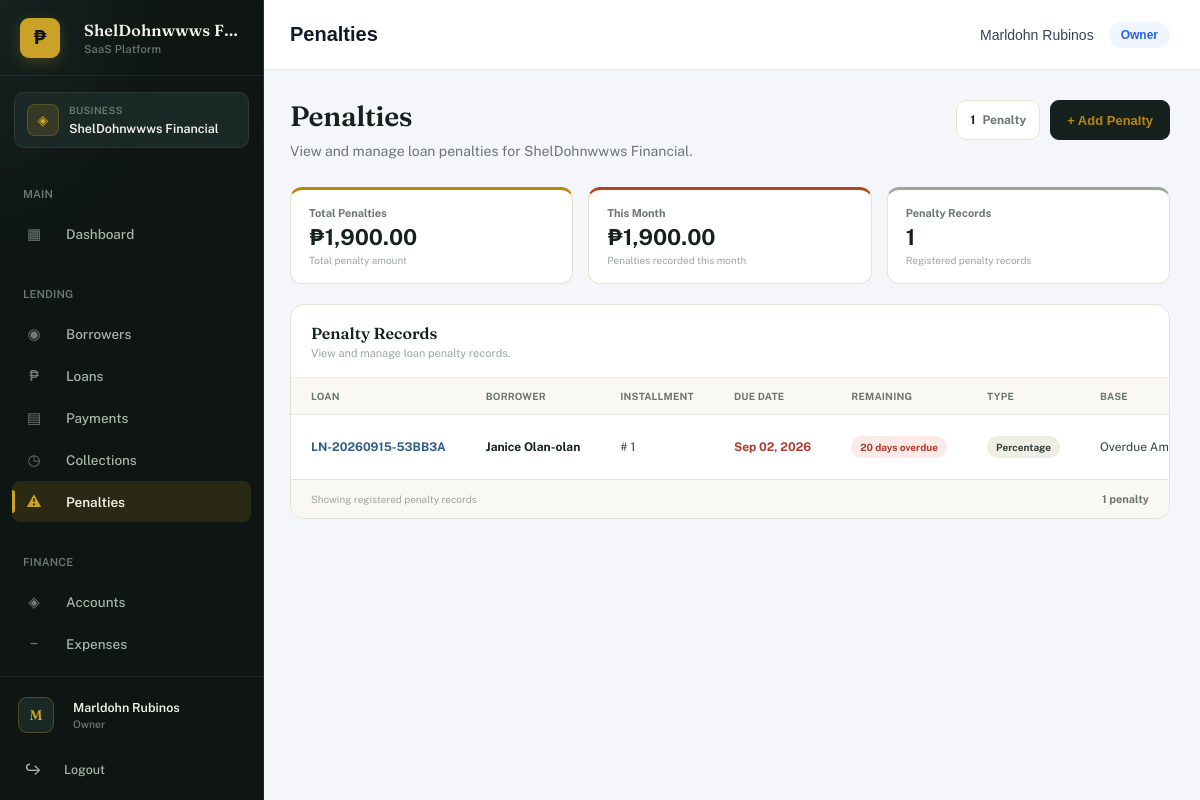
The page /public/index.php?url=penalties (signed in) on the database its author committed.
### tables this page shows
CREATE TABLE `loan_penalties` (
  `id` bigint(20) UNSIGNED NOT NULL,
  `business_id` bigint(20) UNSIGNED NOT NULL,
  `loan_id` bigint(20) UNSIGNED NOT NULL,
  `schedule_id` bigint(20) UNSIGNED NOT NULL,
  `penalty_type` enum('fixed','percentage') NOT NULL,
  `penalty_base` enum('principal','total_due','overdue_amount') DEFAULT NULL,
  `rate` decimal(15,2) NOT NULL DEFAULT 0.00,
  `base_amount` decimal(15,2) NOT NULL DEFAULT 0.00,
  `penalty_amount` decimal(15,2) NOT NULL DEFAULT 0.00,
  `reason` varchar(255) DEFAULT NULL,
  `created_by` bigint(20) UNSIGNED DEFAULT NULL,
  `created_at` timestamp NOT NULL DEFAULT current_timestamp()
);

CREATE TABLE `loans` (
  `id` int(10) UNSIGNED NOT NULL,
  `business_id` bigint(20) UNSIGNED NOT NULL,
  `borrower_id` int(10) UNSIGNED NOT NULL,
  `account_id` int(10) UNSIGNED DEFAULT NULL,
  `category_id` int(10) UNSIGNED DEFAULT NULL,
  `loan_number` varchar(50) NOT NULL,
  `principal_amount` decimal(15,2) NOT NULL DEFAULT 0.00,
  `interest_rate` decimal(8,2) NOT NULL DEFAULT 0.00,
  `interest_type` enum('flat','reducing_balance') NOT NULL DEFAULT 'flat',
  `payment_type` enum('installment','full_payment') NOT NULL DEFAULT 'installment',
  `term` int(11) NOT NULL DEFAULT 1,
  `term_period` enum('days','weeks','months','years') NOT NULL DEFAULT 'months',
  `processing_fee` decimal(15,2) NOT NULL DEFAULT 0.00,
  `total_interest` decimal(15,2) NOT NULL DEFAULT 0.00,
  `total_payable` decimal(15,2) NOT NULL DEFAULT 0.00,
  `release_date` date DEFAULT NULL,
  `first_payment_date` date DEFAULT NULL,
  `status` enum('pending','approved','active','completed','overdue','cancelled','rejected') NOT NULL DEFAULT 'pending',
  `purpose` varchar(255) DEFAULT NULL,
  `notes` text DEFAULT NULL,
  `created_by` int(10) UNSIGNED DEFAULT NULL,
  `created_at` timestamp NOT NULL DEFAULT current_timestamp(),
  `updated_at` timestamp NOT NULL DEFAULT current_timestamp() ON UPDATE current_timestamp()
);

CREATE TABLE `loan_schedules` (
  `id` int(10) UNSIGNED NOT NULL,
  `loan_id` int(10) UNSIGNED NOT NULL,
  `installment_number` int(11) NOT NULL,
  `due_date` date NOT NULL,
  `principal_amount` decimal(15,2) NOT NULL DEFAULT 0.00,
  `interest_amount` decimal(15,2) NOT NULL DEFAULT 0.00,
  `total_due` decimal(15,2) NOT NULL DEFAULT 0.00,
  `status` enum('pending','paid','partial','overdue','cancelled') NOT NULL DEFAULT 'pending',
  `paid_amount` decimal(15,2) NOT NULL DEFAULT 0.00,
  `paid_date` date DEFAULT NULL,
  `created_at` timestamp NOT NULL DEFAULT current_timestamp(),
  `updated_at` timestamp NOT NULL DEFAULT current_timestamp() ON UPDATE current_timestamp()
);

### app/views/penalties/index.php (the view, shortened to what the rows shown need)
<?php
$penalties =
    $penalties
    ?? [];
if (!function_exists('penaltyTypeLabel')) {
    function penaltyTypeLabel(
        ?string $type
    ): string {
        return match ($type) {
            'fixed' =>
                'Fixed',
            'percentage' =>
                'Percentage',
            default =>
                ucfirst(
                    str_replace(
                        '_',
                        ' ',
                        $type ?? ''
                    )
                )
        };
    }
}
if (!function_exists('penaltyBaseLabel')) {
    function penaltyBaseLabel(
        ?string $base
    ): string {
        return match ($base) {
            'principal' =>
                'Principal',
            'total_due' =>
                'Total Due',
            'overdue_amount' =>
                'Overdue Amount',
            default =>
                ucfirst(
                    str_replace(
                        '_',
                        ' ',
                        $base ?? ''
                    )
                )
        };
    }
}
if (!function_exists('penaltyEscape')) {
    function penaltyEscape(
        $value
    ): string {
        return htmlspecialchars(
            (string) $value,
            ENT_QUOTES,
            'UTF-8'
        );
    }
}
if (!function_exists('penaltyRemainingDays')) {
    function penaltyRemainingDays(
        ?string $dueDate
    ): array {
        try {
            $today =
                new DateTime(
                    date('Y-m-d')
                );
            $due =
                new DateTime(
                    date(
                        'Y-m-d',
                        strtotime($dueDate)
                    )
                );
            $difference =
                (int) $today
                    ->diff($due)
                    ->format('%r%a');
            if ($difference < 0) {
                $daysOverdue =
                    abs($difference);
                return [
                    'days' =>
                        $difference,
                    'label' =>
                        $daysOverdue === 1
                            ? '1 day overdue'
                            : $daysOverdue .
                                ' days overdue',
                    'class' =>
                        'penalty-remaining-overdue'
                ];
            }
            return [
                'days' =>
                    $difference,
                'label' =>
                    $difference .
                    ' days remaining',
                'class' =>
                    'penalty-remaining-normal'
            ];
        } catch (
            Throwable $e
        ) {
            return [
                'days' => null,
                'label' =>
                    'Unknown',
                'class' =>
                    'penalty-remaining-none'
            ];
        }
    }
}
?>
<!DOCTYPE html>
<html lang="en">
<head>
<link
    rel="stylesheet"
    href="assets/css/style.css"
>
</head>
<body>
<div class="main-content">
<div class="container penalties-page">
    <div class="penalties-header">
        <div class="penalties-heading">
            <h1>
                Penalties
            </h1>
        </div>
    </div>
    <div class="penalties-panel">
        <div class="penalties-panel-header">
            <div>
                <h2 class="penalties-panel-title">
                    Penalty Records
                </h2>
            </div>
        </div>
        <?php if (empty($penalties)): ?>
            <!-- =========================================
                 EMPTY STATE
            ========================================== -->
            <div class="penalties-empty">
                <div class="penalties-empty-icon">
                    ₱
                </div>
                <h3>
                    No Penalties Found
                </h3>
                <p>
                    There are currently no penalty records
                    for this business.
                </p>
                <button
                    type="button"
                    class="penalty-primary-btn"
                    onclick="openPenaltyModal()"
                >
                    + Add Your First Penalty
                </button>
            </div>
        <?php else: ?>
            <div class="penalties-table-wrapper">
                <table class="penalties-table">
                    <thead>
                        <tr>
                            <th>
                                Loan
                            </th>
                            <th>
                                Borrower
                            </th>
                            <th>
                                Installment
                            </th>
                            <th>
                                Due Date
                            </th>
                            <th>
                                Remaining
                            </th>
                            <th>
                                Type
                            </th>
                            <th>
                                Base
                            </th>
                        </tr>
                    </thead>
                    <tbody>
                    <?php foreach (
                        $penalties
                        as $penalty
                    ): ?>
                        <?php
                        $loanId =
                            (int) (
                                $penalty['loan_id']
                                ?? 0
                            );
                        $loanNumber =
                            $penalty['loan_number']
                            ??
                            '-';
                        $borrowerName =
                            $penalty['borrower_name']
                            ??
                            '-';
                        $installmentNumber =
                            $penalty['installment_number']
                            ??
                            null;
                        $dueDate =
                            $penalty['due_date']
                            ??
                            null;
                        $penaltyType =
                            $penalty['penalty_type']
                            ??
                            null;
                        $penaltyBase =
                            $penalty['penalty_base']
                            ??
                            null;
                        $remaining =
                            penaltyRemainingDays(
                                $dueDate
                            );
                        ?>
                        <tr>
                            <td>
                                <div class="penalty-loan">
                                    <?php if ($loanId > 0): ?>
                                        <a
                                            href="index.php?url=loans/show&id=<?= $loanId ?>"
                                        >
                                            <?= penaltyEscape(
                                                $loanNumber
                                            ) ?>
                                        </a>
                                    <?php else: ?>
                                        <?= penaltyEscape(
                                            $loanNumber
                                        ) ?>
                                    <?php endif; ?>
                                </div>
                            </td>
                            <td>
                                <div class="penalty-borrower">
                                    <?= penaltyEscape(
                                        $borrowerName
                                    ) ?>
                                </div>
                            </td>
                            <td>
                                <?php if (
                                    $installmentNumber !== null
                                ): ?>
                                    #
                                    <?= penaltyEscape(
                                        $installmentNumber
                                    ) ?>
                                <?php else: ?>
                                    <span class="penalty-muted">
                                        -
                                    </span>
                                <?php endif; ?>
                            </td>
                            <td>
                                <?php if ($dueDate): ?>
                                    <span
                                        class="penalty-due-date
                                        <?= $remaining['days'] !== null
                                            && $remaining['days'] < 0
                                            ? 'overdue'
                                            : ''
                                        ?>"
                                    >
                                        <?= date(
                                            'M d, Y',
                                            strtotime(
                                                $dueDate
                                            )
                                        ) ?>
                                    </span>
                                <?php else: ?>
                                    <span class="penalty-muted">
                                        -
                                    </span>
                                <?php endif; ?>
                            </td>
                            <td>
                                <span
                                    class="penalty-remaining
                                    <?= penaltyEscape(
                                        $remaining['class']
                                    ) ?>"
                                >
                                    <?= penaltyEscape(
                                        $remaining['label']
                                    ) ?>
                                </span>
                            </td>
                            <td>
                                <span class="penalty-type">
                                    <?= penaltyEscape(
                                        penaltyTypeLabel(
                                            $penaltyType
                                        )
                                    ) ?>
                                </span>
                            </td>
                            <td>
                                <?= penaltyEscape(
                                    penaltyBaseLabel(
                                        $penaltyBase
                                    )
                                ) ?>
                            </td>
                        </tr>
                    <?php endforeach; ?>
                    </tbody>
                </table>
            </div>
        <?php endif; ?>
    </div>
</div>
</div>
</body>
</html>

### rows shown on the page
loan_penalties: loan.loan_number "LN-20260915-53BB3A", borrowerName "Janice Olan-olan", loan_schedules.installment_number "1", loan_schedules.due_date "Sep 02, 2026", loan_schedules.due_date "20 days overdue", penalty_type "Percentage", penalty_base "Overdue…"

### other values the page prints
$sidebarBrandName "ShelDohnwwws F…"
$sidebarBrandTagline "SaaS Platform"
$business['name'] "ShelDohnwwws Financial"
$avatarLetter "M"
$displayName "Marldohn Rubinos"
$displayRole "Owner"
$userName "Marldohn Rubinos"
$tenantRole "Owner"
$businessName "ShelDohnwwws Financial"
$penaltyCount "1"
